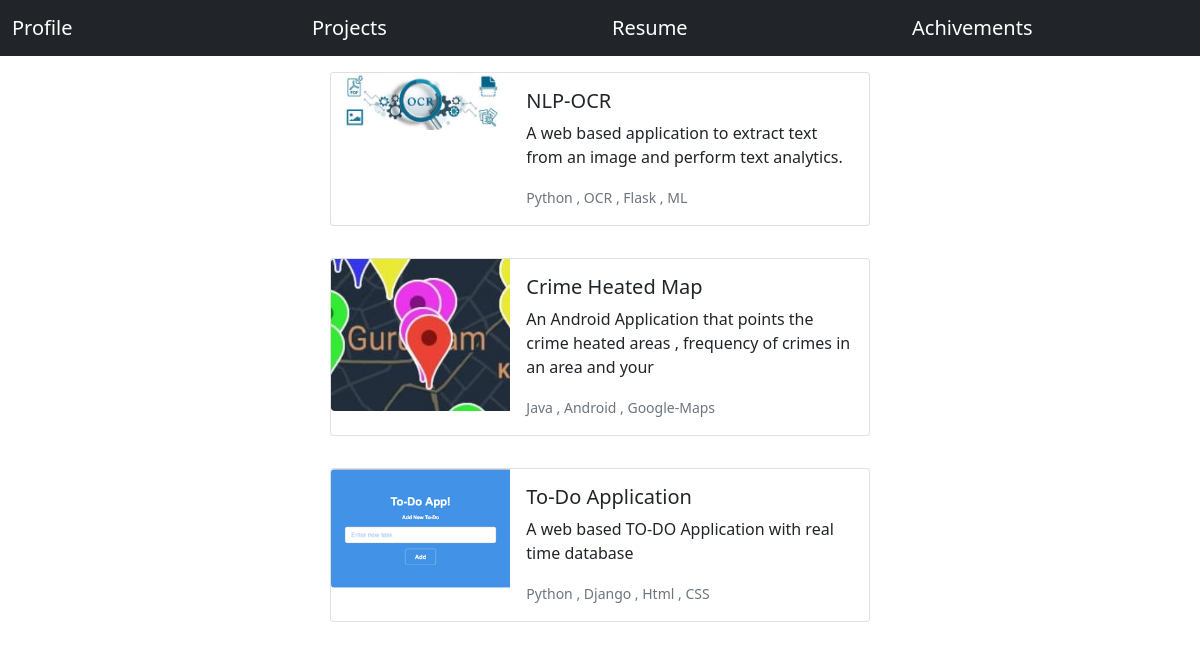
Screenshot of //divyanshu/projects with the database file from the repository.
### MyPortfolio/models.py (models this page shows, shortened)
class Project(models.Model):
    title=models.CharField(max_length=30)
    desc=models.CharField(max_length=100)
    tags=models.CharField(max_length=30)
    img=models.ImageField(upload_to="uploads",null=True)
    link=models.CharField(max_length=300,null=True)

### MyPortfolio/views.py (the view)
# urls.py: path('/divyanshu/projects',views.projects,name="projects"),
def projects(request):
    projects=Project.objects.all()
    return render(request,'MyPortfolio/projects.html',{"proj_data":projects})

### MyPortfolio/templates/MyPortfolio/projects.html (shortened to what this page needs)
{% extends 'base.html' %}
{% load static %}
{% block content %}
{% for pd in proj_data%}
          <div class="d-flex justify-content-center mt-3">
          <div class="card mb-3" style="max-width: 540px;">
            <div class="row g-0">
              <div class="col-md-4">
              <a href="{{pd.link}}"> <img src="{{pd.img.url}}"  class="img-fluid rounded-start" alt="..."> </a>
              </div>
              <div class="col-md-8">
                <div class="card-body">
                  <h5 class="card-title">{{pd.title}}</h5>
                  <p class="card-text">{{pd.desc}}</p>
                  <p class="card-text"><small class="text-muted">{{pd.tags}}</small></p>
                </div>
              </div>
            </div>
          </div>
          </div>
{% endfor %}
{% endblock %}

### templates/base.html (shortened to what this page needs)
<!doctype html>
<html lang="en">
  <head>
                <link href="https://cdn.jsdelivr.net/npm/bootstrap@5.1.3/dist/css/bootstrap.min.css" rel="stylesheet">
  </head>
  <body>
            <nav class="navbar navbar-expand-lg navbar-dark bg-dark">
                            <div class="container">
                                    <a class="navbar-brand" href="{% url "index" %}">Profile</a>
                            </div>
                            <div class="container">
                                     <a class="navbar-brand" href="{% url "projects" %}">Projects</a>
                            </div>
                            <div class="container">
                                     <a class="navbar-brand" href="{% url "resume" %}">Resume</a>
                            </div>
                            <div class="container">
                                     <a class="navbar-brand" href="{% url "achive"%}">Achivements</a>
                            </div>
            </nav>
        {% block content %}
        {%endblock%}
  </body>
</html>

### rows the page displays
Project: img (picture), title "NLP-OCR", desc "A web based application to extract text from an image and perform text analytics.", tags "Python , OCR , Flask , ML"
Project: img (picture), title "Crime Heated Map", desc "An Android Application that points the crime heated areas , frequency of crimes in an area and your", tags "Java , Android , Google-Maps"
Project: img (picture), title "To-Do Application", desc "A web based TO-DO Application with real time database", tags "Python , Django , Html , CSS"
